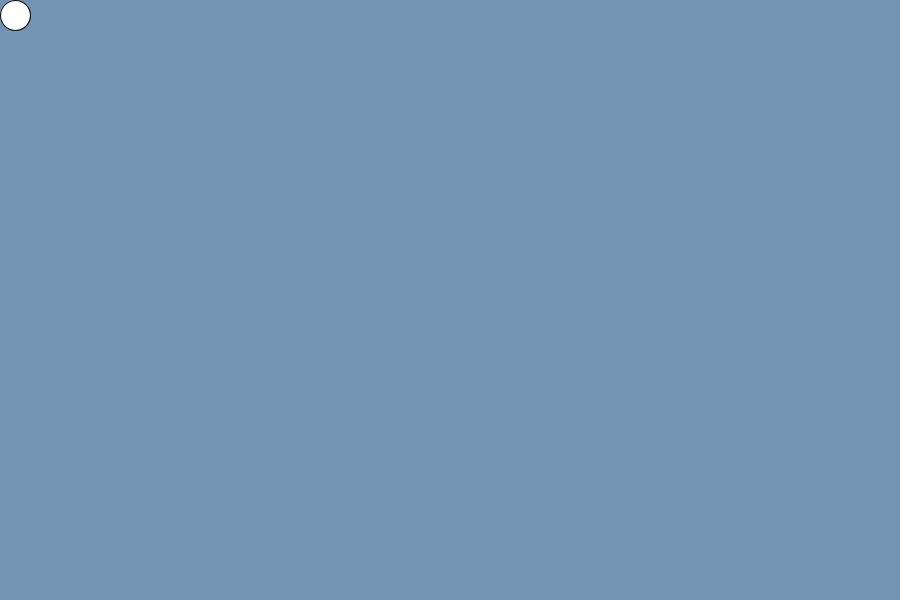
Frame 1 (no input)
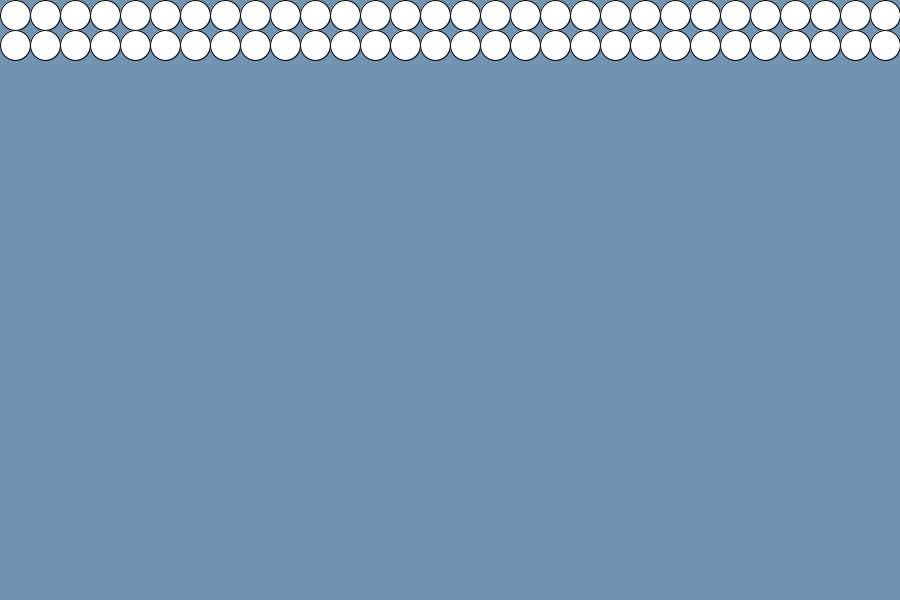
Frame 60 (the mouse pressed at the canvas centre just before this capture)
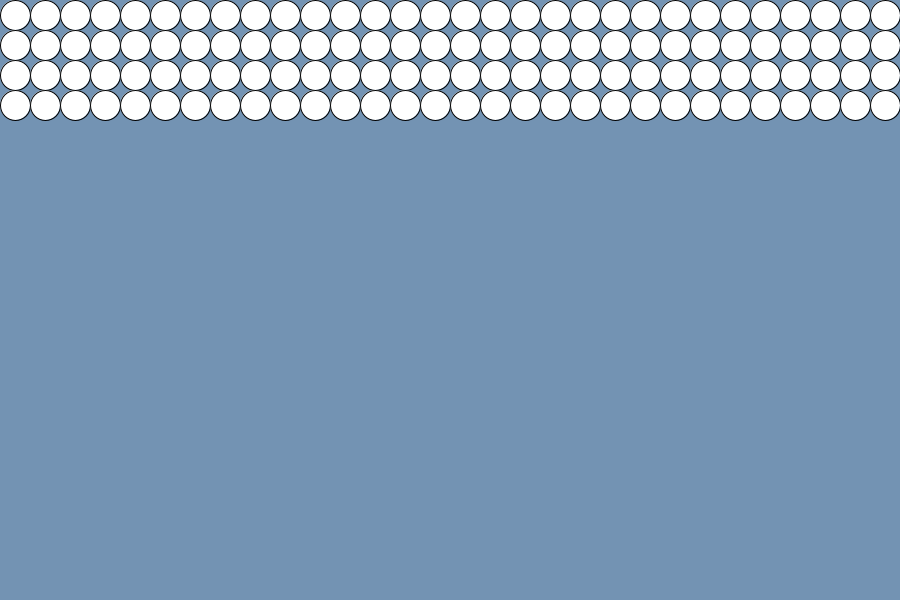
Frame 120 (the mouse held since frame 60 and released just before this capture)

The Processing sketch that drew these frames (run headless with seeded random() and noise(); from frame 60 on, the mouse is pressed at the canvas centre):

// Processing sketch: Task_5
// ── Task_5.pde
/* 

  Author: CPHJL325 / Jonas Meinert Larsen
  School Email: cph-jl325@cphbusiness.dk

*/

int circleSize, x, y, counter, rowCounter;
int numberOfCircles = 30;
int frames = 60; // default value but I like declaring it
color backgroundColor, black, white;

void setup(){
  
   // Adding colors
   backgroundColor = color(115, 147, 179);
   black = color(0, 0, 0); // Could've done 0 as grey scale. I like keeping everything RGB so I'll do it like this
   white = color(255, 255, 255); // Could've done 255 as grey scale.
   
   // Counter values
   counter = 0;
   rowCounter = 0;
   
   // Setting up the display
   size(900, 600);
   background(backgroundColor);
   frameRate(frames);
  
   circleSize = width/numberOfCircles;
   ellipseMode(CORNER);
  
}

void draw(){
 
   x = circleSize*counter;
   y = circleSize*rowCounter;
   
   // Un-comment this line after completing step 6.a 
   // fill(red,green,blue);
   
   ellipse(x,y,circleSize,circleSize);
  
   // Explaining conditional assignments. 
   // First part before the ?-mark, is a conditional. 
   // If this is true, the value after the ?-mark will be assigned. 
   // If not, the last value will.
   counter =  frameCount % numberOfCircles == 0 ? 0 : counter+1;
   rowCounter =  counter==0 ? rowCounter+1:rowCounter;
  
   // Explaining the modulus operator
   // Modulus is what is left when you divide one int with another int.
   // 1 % 3 = 1 (3 people can't share 1 apple without cutting it, so 1 apple is left)
   // 2 % 3 = 2
   // 3 % 3 = 0
 
   //Add the code for 6.c here
  
}
